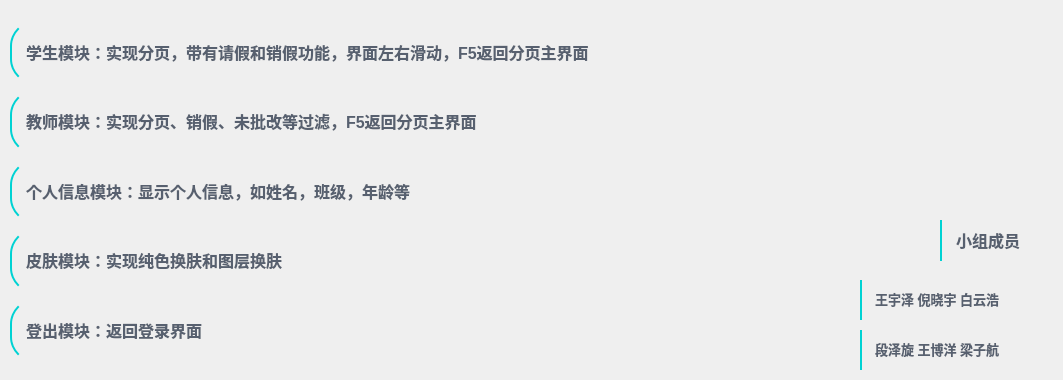
<?xml version="1.0" encoding="UTF-8"?>
<ui version="4.0">
 <class>Introduce</class>
 <widget class="QWidget" name="Introduce">
  <property name="geometry">
   <rect>
    <x>0</x>
    <y>0</y>
    <width>1063</width>
    <height>380</height>
   </rect>
  </property>
  <property name="windowTitle">
   <string>Form</string>
  </property>
  <widget class="QWidget" name="widget" native="true">
   <property name="geometry">
    <rect>
     <x>0</x>
     <y>0</y>
     <width>1063</width>
     <height>380</height>
    </rect>
   </property>
   <property name="minimumSize">
    <size>
     <width>1063</width>
     <height>380</height>
    </size>
   </property>
   <property name="maximumSize">
    <size>
     <width>1063</width>
     <height>380</height>
    </size>
   </property>
   <property name="styleSheet">
    <string notr="true">#line_1
{
	font-family: &quot;Microsoft YaHei&quot;;
    font-size: 14px;
    color: #57606f;
	/*background-color: rgba(0, 216, 214, 150);*/

	padding-left: 10px;
	padding-top: 8px;
	padding-right: 7px;
	padding-bottom: 9px;

	border-style: solid;
	border-radius: 25px;
	border-left-width: 2px;
	border-left-color: #00d2d3;
}

#line_2
{
	font-family: &quot;Microsoft YaHei&quot;;
    font-size: 14px;
    color: #57606f;
	/*background-color: rgba(0, 216, 214, 150);*/

	padding-left: 10px;
	padding-top: 8px;
	padding-right: 7px;
	padding-bottom: 9px;

	border-left-style: solid;
	border-radius: 25px;
	border-left-width: 2px;
	border-left-color: #00d2d3;
}

#member
{
	font-family: &quot;Microsoft YaHei&quot;;
    font-size: 16px;
	font-weight: bold;
    color: #57606f;
	/*background-color: rgba(0, 216, 214, 150);*/

	padding-left: 10px;
	padding-top: 8px;
	padding-right: 7px;
	padding-bottom: 9px;

	border-style: solid;
	border-radius: 25px;
	border-left-width: 2px;
	border-left-color: #00d2d3;
}

#teacher
{
	font-family: &quot;Microsoft YaHei&quot;;
    font-size: 16px;
	font-weight: bold;
    color: #57606f;
	/*background-color: rgba(0, 216, 214, 150);*/

	padding-left: 10px;
	padding-top: 8px;
	padding-right: 7px;
	padding-bottom: 9px;

	border-style: solid;
	border-radius: 25px;
	border-left-width: 2px;
	border-left-color: #00d2d3;
}

#student
{
	font-family: &quot;Microsoft YaHei&quot;;
    font-size: 16px;
	font-weight: bold;
    color: #57606f;
	/*background-color: rgba(0, 216, 214, 150);*/

	padding-left: 10px;
	padding-top: 8px;
	padding-right: 7px;
	padding-bottom: 9px;

	border-style: solid;
	border-radius: 25px;
	border-left-width: 2px;
	border-left-color: #00d2d3;
}

#skin
{
	font-family: &quot;Microsoft YaHei&quot;;
    font-size: 16px;
	font-weight: bold;
    color: #57606f;
	/*background-color: rgba(0, 216, 214, 150);*/

	padding-left: 10px;
	padding-top: 8px;
	padding-right: 7px;
	padding-bottom: 9px;

	border-style: solid;
	border-radius: 25px;
	border-left-width: 2px;
	border-left-color: #00d2d3;
}

#logout
{
	font-family: &quot;Microsoft YaHei&quot;;
    font-size: 16px;
	font-weight: bold;
    color: #57606f;
	/*background-color: rgba(0, 216, 214, 150);*/

	padding-left: 10px;
	padding-top: 8px;
	padding-right: 7px;
	padding-bottom: 9px;

	border-style: solid;
	border-radius: 25px;
	border-left-width: 2px;
	border-left-color: #00d2d3;
}

#self
{
	font-family: &quot;Microsoft YaHei&quot;;
    font-size: 16px;
	font-weight: bold;
    color: #57606f;
	/*background-color: rgba(0, 216, 214, 150);*/

	padding-left: 10px;
	padding-top: 8px;
	padding-right: 7px;
	padding-bottom: 9px;

	border-style: solid;
	border-radius: 25px;
	border-left-width: 2px;
	border-left-color: #00d2d3;
}</string>
   </property>
   <widget class="QLabel" name="member">
    <property name="geometry">
     <rect>
      <x>940</x>
      <y>220</y>
      <width>111</width>
      <height>41</height>
     </rect>
    </property>
    <property name="text">
     <string>&lt;html&gt;&lt;head/&gt;&lt;body&gt;&lt;p&gt;&lt;span style=&quot; font-size:12pt;&quot;&gt;小组成员&lt;/span&gt;&lt;/p&gt;&lt;/body&gt;&lt;/html&gt;</string>
    </property>
   </widget>
   <widget class="QLabel" name="line_1">
    <property name="geometry">
     <rect>
      <x>860</x>
      <y>280</y>
      <width>189</width>
      <height>40</height>
     </rect>
    </property>
    <property name="text">
     <string>&lt;html&gt;&lt;head/&gt;&lt;body&gt;&lt;p&gt;&lt;span style=&quot; font-size:10pt; font-weight:700;&quot;&gt;王宇泽 倪晓宇 白云浩&lt;/span&gt;&lt;/p&gt;&lt;/body&gt;&lt;/html&gt;</string>
    </property>
   </widget>
   <widget class="QLabel" name="line_2">
    <property name="geometry">
     <rect>
      <x>860</x>
      <y>330</y>
      <width>189</width>
      <height>40</height>
     </rect>
    </property>
    <property name="text">
     <string>&lt;html&gt;&lt;head/&gt;&lt;body&gt;&lt;p&gt;&lt;span style=&quot; font-size:10pt; font-weight:700;&quot;&gt; 段泽旋 王博洋 梁子航&lt;/span&gt;&lt;/p&gt;&lt;/body&gt;&lt;/html&gt;</string>
    </property>
   </widget>
   <widget class="QWidget" name="">
    <property name="geometry">
     <rect>
      <x>10</x>
      <y>21</y>
      <width>831</width>
      <height>341</height>
     </rect>
    </property>
    <layout class="QGridLayout" name="gridLayout">
     <item row="0" column="0">
      <widget class="QLabel" name="student">
       <property name="text">
        <string>&lt;html&gt;&lt;head/&gt;&lt;body&gt;&lt;p&gt;&lt;span style=&quot; font-size:12pt;&quot;&gt;学生模块：实现分页，带有请假和销假功能，界面左右滑动，F5返回分页主界面&lt;/span&gt;&lt;/p&gt;&lt;/body&gt;&lt;/html&gt;</string>
       </property>
      </widget>
     </item>
     <item row="1" column="0">
      <widget class="QLabel" name="teacher">
       <property name="text">
        <string>&lt;html&gt;&lt;head/&gt;&lt;body&gt;&lt;p&gt;&lt;span style=&quot; font-size:12pt;&quot;&gt;教师模块：实现分页、销假、未批改等过滤，F5返回分页主界面&lt;/span&gt;&lt;/p&gt;&lt;/body&gt;&lt;/html&gt;</string>
       </property>
      </widget>
     </item>
     <item row="2" column="0">
      <widget class="QLabel" name="self">
       <property name="text">
        <string>&lt;html&gt;&lt;head/&gt;&lt;body&gt;&lt;p&gt;&lt;span style=&quot; font-size:12pt;&quot;&gt;个人信息模块：显示个人信息，如姓名，班级，年龄等&lt;/span&gt;&lt;/p&gt;&lt;/body&gt;&lt;/html&gt;</string>
       </property>
      </widget>
     </item>
     <item row="3" column="0">
      <widget class="QLabel" name="skin">
       <property name="text">
        <string>&lt;html&gt;&lt;head/&gt;&lt;body&gt;&lt;p&gt;&lt;span style=&quot; font-size:12pt;&quot;&gt;皮肤模块：实现纯色换肤和图层换肤&lt;/span&gt;&lt;/p&gt;&lt;/body&gt;&lt;/html&gt;</string>
       </property>
      </widget>
     </item>
     <item row="4" column="0">
      <widget class="QLabel" name="logout">
       <property name="text">
        <string>&lt;html&gt;&lt;head/&gt;&lt;body&gt;&lt;p&gt;&lt;span style=&quot; font-size:12pt;&quot;&gt;登出模块：返回登录界面&lt;/span&gt;&lt;/p&gt;&lt;/body&gt;&lt;/html&gt;</string>
       </property>
      </widget>
     </item>
    </layout>
   </widget>
  </widget>
 </widget>
 <resources/>
 <connections/>
</ui>
